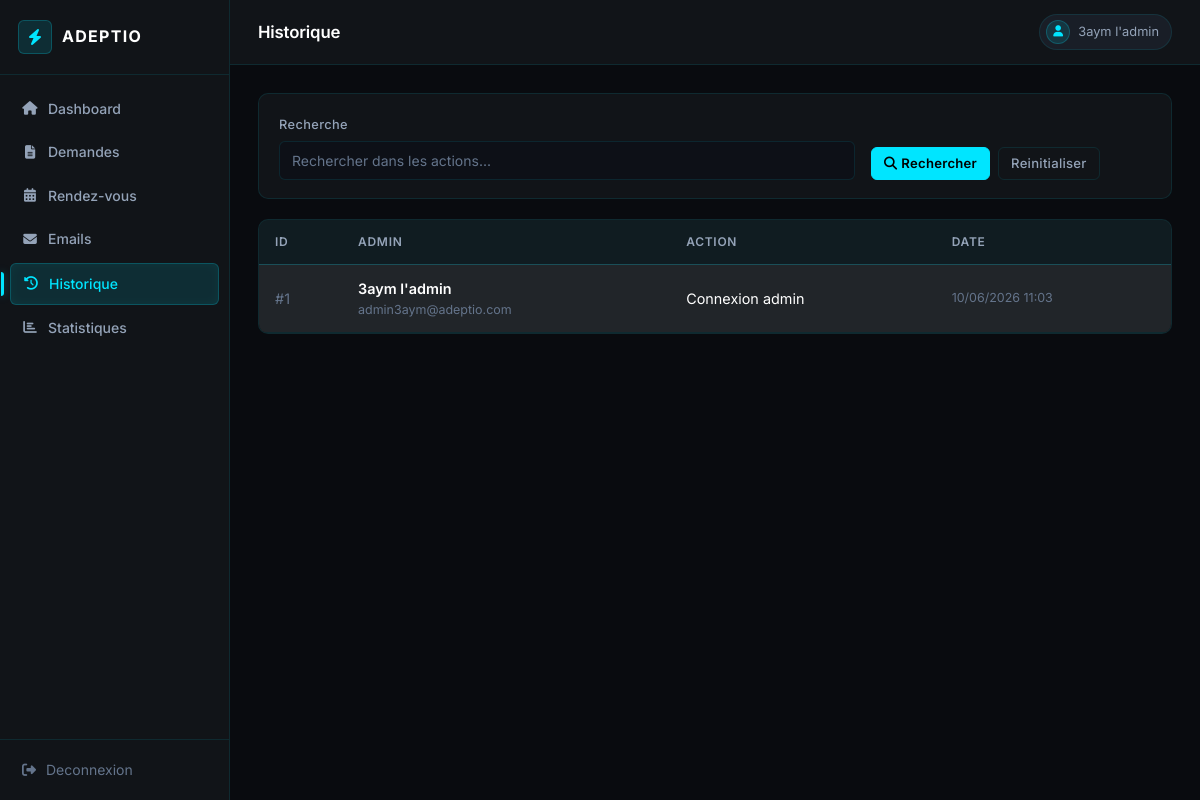
Page /admin/historique.php (signed in) on the committed database.
### tables this page shows
CREATE TABLE `logs` (
  `id_log` int NOT NULL,
  `id_admin` int DEFAULT NULL,
  `action` text,
  `date_action` timestamp NULL DEFAULT CURRENT_TIMESTAMP
);

### admin/_bootstrap.php (called while the page is built, shortened)
<?php
function e(?string $value): string
{
    return htmlspecialchars((string) $value, ENT_QUOTES, 'UTF-8');
}
function current_admin(PDO $pdo): ?array
{
    $stmt = $pdo->prepare('SELECT id_admin, nom, email FROM admins WHERE id_admin = ?');
    $stmt->execute([$_SESSION['admin']]);
    return $stmt->fetch(PDO::FETCH_ASSOC) ?: null;
}
function format_datetime(?string $value): string
{
    return date('d/m/Y H:i', strtotime($value));
}

### admin/historique.php (the view, shortened to what this page needs)
<?php
require_once __DIR__ . '/_bootstrap.php';
require_once __DIR__ . '/_layout.php';
$search = trim($_GET['q'] ?? '');
if ($search !== '') {
    $stmt = $pdo->prepare("
        SELECT l.*, a.nom AS admin_nom, a.email AS admin_email
        FROM logs l
        LEFT JOIN admins a ON a.id_admin = l.id_admin
        WHERE l.action LIKE ?
        ORDER BY l.date_action DESC
        LIMIT 200
    ");
    $stmt->execute(['%' . $search . '%']);
} else {
    $stmt = $pdo->query("
        SELECT l.*, a.nom AS admin_nom, a.email AS admin_email
        FROM logs l
        LEFT JOIN admins a ON a.id_admin = l.id_admin
        ORDER BY l.date_action DESC
        LIMIT 200
    ");
}
$logs = $stmt->fetchAll();
render_admin_header($pdo, 'Historique', 'historique');
?>
<div class="filter-panel">
    <form class="row g-3 align-items-end" method="GET">
        <div class="col-md-8">
            <label class="form-label" for="q">Recherche</label>
            <input class="form-control" id="q" type="search" name="q"
                   value="<?= e($search) ?>" placeholder="Rechercher dans les actions...">
        </div>
        <div class="col-md-4 d-flex gap-2">
            <button class="btn btn-primary" type="submit"><i class="fas fa-search me-1"></i>Rechercher</button>
            <a class="btn btn-outline-secondary" href="historique.php">Reinitialiser</a>
        </div>
    </form>
</div>
<div class="panel">
    <div class="table-responsive">
        <table class="table mb-0">
            <thead>
                <tr>
                    <th>ID</th>
                    <th>Admin</th>
                    <th>Action</th>
                    <th>Date</th>
                </tr>
            </thead>
            <tbody>
            <?php foreach ($logs as $log): ?>
                <tr>
                    <td><span style="color:var(--muted)">#<?= (int) $log['id_log'] ?></span></td>
                    <td>
                        <div class="fw-semibold"><?= e($log['admin_nom'] ?? 'Systeme') ?></div>
                        <div class="text-muted small"><?= e($log['admin_email']) ?></div>
                    </td>
                    <td><?= e($log['action']) ?></td>
                    <td class="text-muted small"><?= e(format_datetime($log['date_action'])) ?></td>
                </tr>
            <?php endforeach; ?>
            </tbody>
        </table>
    </div>
</div>
<?php render_admin_footer(); ?>

### admin/_layout.php (shortened to what this page needs)
<?php
function render_admin_header(PDO $pdo, string $title, string $active): void
{
    $admin = current_admin($pdo);
    $links = [
        'dashboard'   => ['Dashboard',        'dashboard.php',    'fa-home'],
        'demandes'    => ['Demandes',          'demandes.php',     'fa-file-alt'],
        'rendez_vous' => ['Rendez-vous',       'rendez_vous.php',  'fa-calendar-alt'],
        'emails'      => ['Emails',            'emails.php',       'fa-envelope'],
        'historique'   => ['Historique',        'historique.php',    'fa-history'],
        'statistiques' => ['Statistiques',      'statistiques.php',  'fa-chart-bar'],
    ];
    ?>
<!DOCTYPE html>
<html lang="fr" data-bs-theme="dark">
<head>
    <link href="https://cdn.jsdelivr.net/npm/bootstrap@5.3.3/dist/css/bootstrap.min.css" rel="stylesheet">
    <link href="https://cdnjs.cloudflare.com/ajax/libs/font-awesome/6.5.1/css/all.min.css" rel="stylesheet">
    <link href="../assets/style.css" rel="stylesheet">
</head>
<body>
<div class="admin-shell">
    <aside class="sidebar">
        <div class="sidebar-brand">
            <div class="sidebar-brand-icon"><i class="fas fa-bolt"></i></div>
            <span class="sidebar-brand-name">Adeptio</span>
        </div>
        <nav class="sidebar-nav">
            <?php foreach ($links as $key => [$label, $href, $icon]): ?>
                <a href="<?= e($href) ?>" class="<?= $active === $key ? 'active' : '' ?>">
                    <i class="fas <?= e($icon) ?> nav-icon"></i>
                    <span><?= e($label) ?></span>
                </a>
            <?php endforeach; ?>
        </nav>
        <div class="sidebar-footer">
            <a href="../auth/logout.php">
                <i class="fas fa-sign-out-alt nav-icon"></i>
                <span>Deconnexion</span>
            </a>
        </div>
    </aside>
    <div class="main-content">
        <header class="topbar">
            <h1 class="topbar-title"><?= e($title) ?></h1>
            <div class="topbar-user">
                <div class="topbar-avatar"><i class="fas fa-user"></i></div>
                <span class="topbar-user-name"><?= e($admin['nom'] ?? 'Admin') ?></span>
            </div>
        </header>
        <div class="page-body">
    <?php
}
function render_admin_footer(): void
{
    ?>
        </div>
    </div>
</div>
</body>
</html>
    <?php
}

### rows in the picture
logs: id_log "1", id_admin.nom "3aym l'admin", id_admin.email "admin3aym@adeptio.com", action "Connexion admin", date_action "10/06/2026 11:03"

### other values in the picture
$label "Dashboard"
$label "Demandes"
$label "Rendez-vous"
$label "Emails"
$label "Historique"
$label "Statistiques"
$title "Historique"
$admin['nom'] "3aym l'admin"
